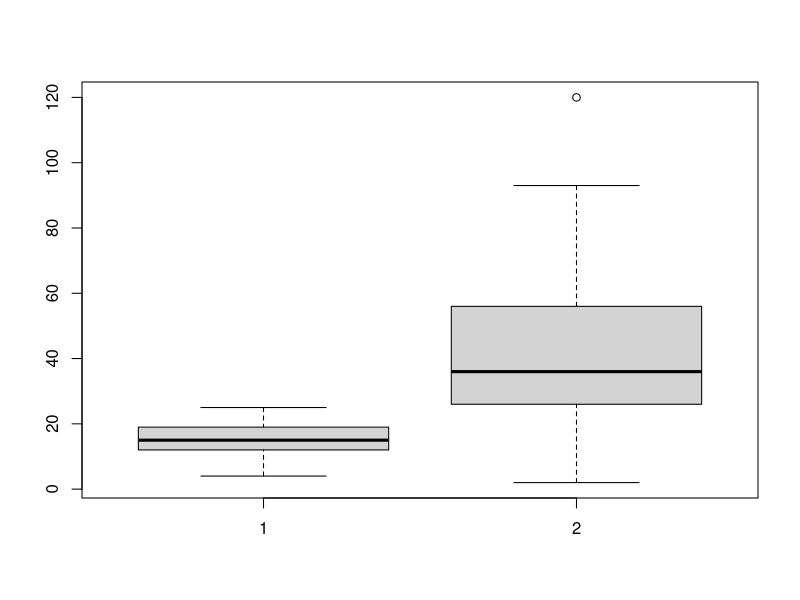
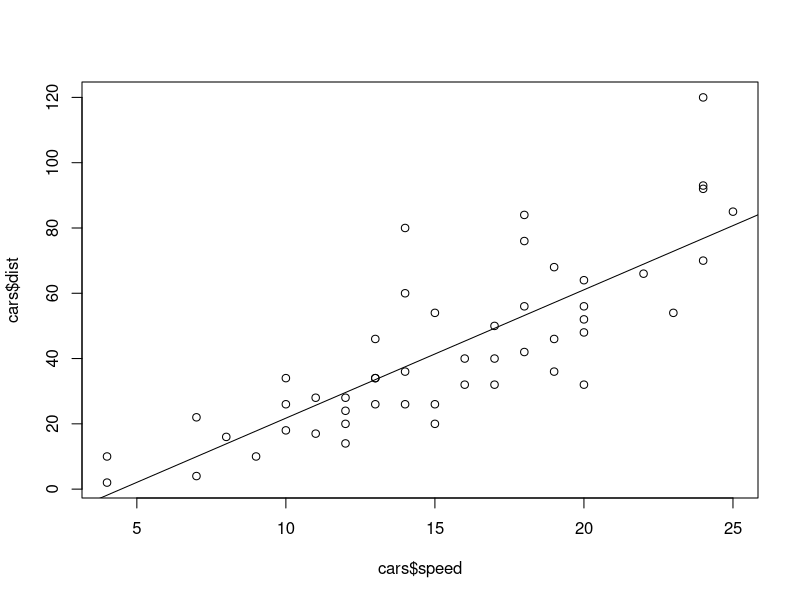
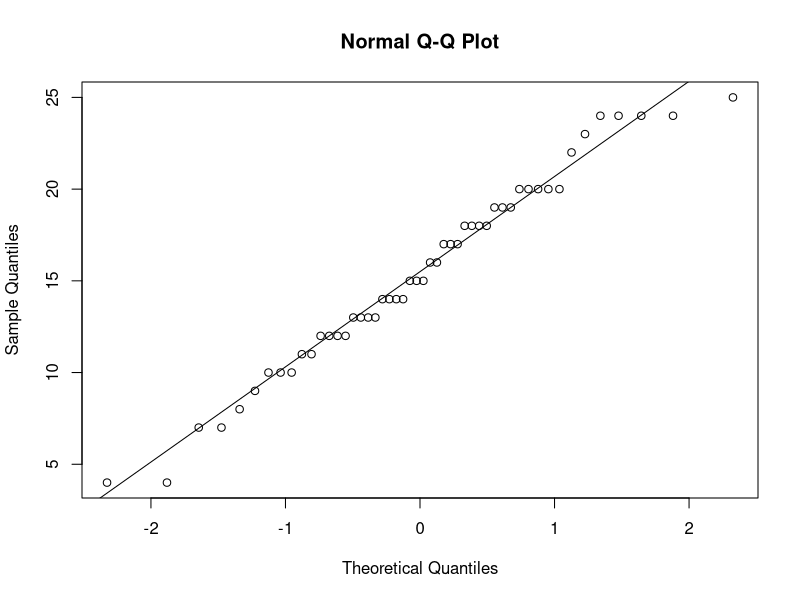
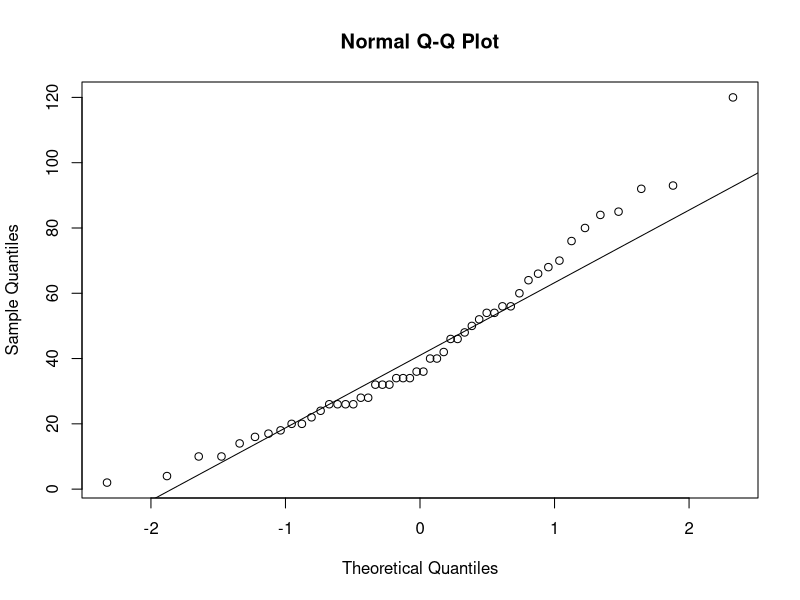

R code for these plots, in order:
# 1

x = seq(0,20)
f1pdf = function (x) {
  choose(99+x,x)*choose(219-x,20-x)/choose(319,20)
}

## a)
x_a=seq(10,20)
sum(f1pdf(x_a))

## b)
f1_E1 = function (x) {
  x*f1pdf(x)
}
sum(f1_E1(x))

## c)
f1_E2 = function (x) {
  (x^2)*f1pdf(x)
}
sum(f1_E2(x)) - sum(f1_E1(x))^2


## d)
f1_E_c  = function (x) {
  (x * exp(-x))*f1pdf(x)
}
sum(f1_E_c (x))


# 2
## a
boxplot(cars$speed,cars$dist)

## b
summary(cars$dist, digits = 5)

## c
mean(cars$dist)
sd(cars$dist)

## d
plot(cars$speed, cars$dist)

## e
q3e = lm (cars$dist~cars$speed)

## f
abline(lm (cars$dist~cars$speed))

## g
qqnorm(cars$speed)
qqline(cars$speed)

qqnorm(cars$dist)
qqline(cars$dist)